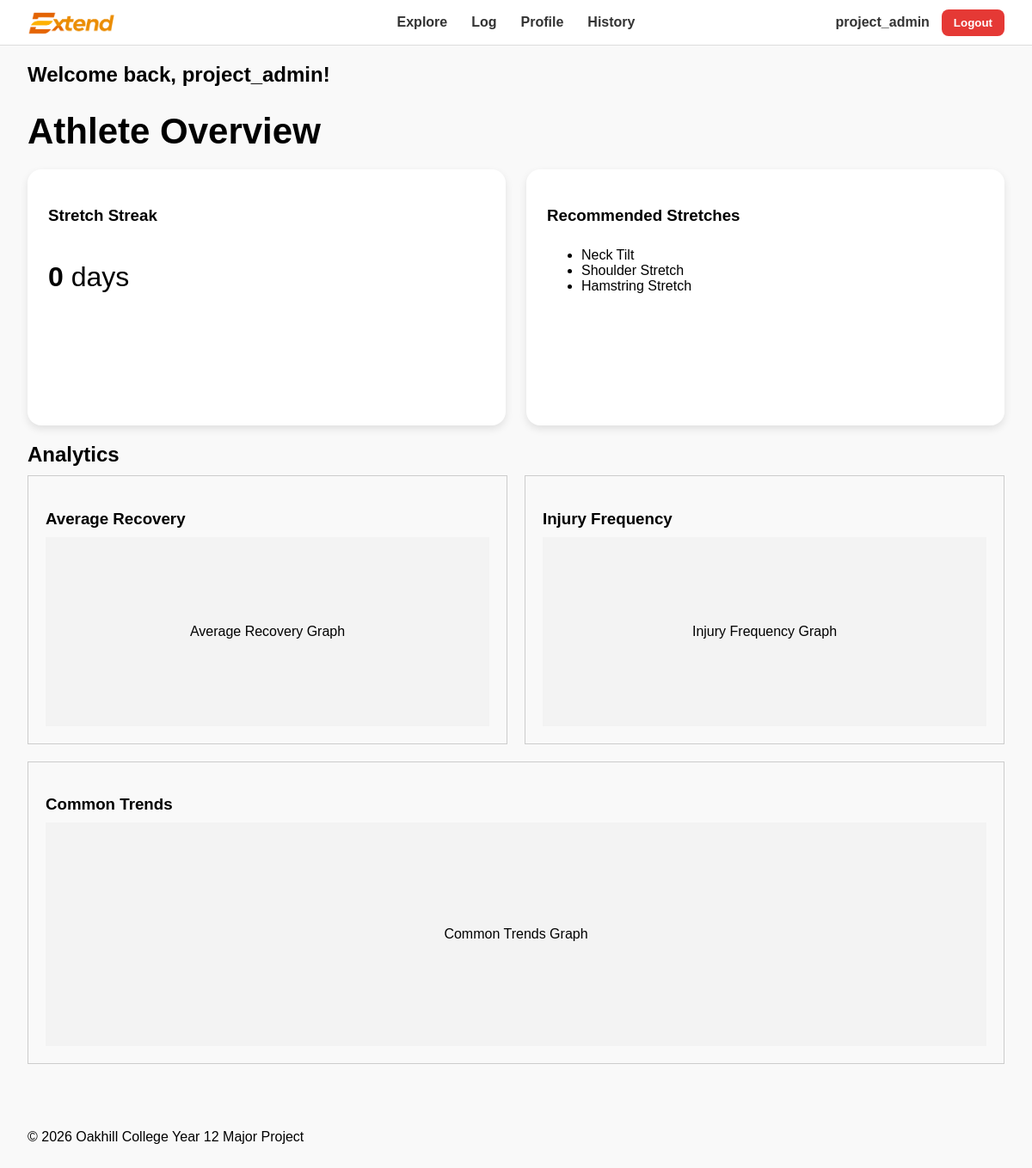
Screenshot of /my_app/ (signed in) with the database file from the repository.
### my_app/models.py (models this page shows, shortened)
class Stretch(models.Model):
    name = models.CharField(max_length=150)
    stretch_type = models.CharField(max_length=100)
    description = models.TextField()
    cover_image_url = models.URLField(blank=True)
    difficulty_level = models.CharField(max_length=50)

### my_app/views.py (the view)
# urls.py: path("", views.dashboard, name="dashboard"),
@login_required
def dashboard(request):
    latest_injury = Injury.objects.filter(user=request.user).order_by("-created_at").first()
    saved_count = SavedStretch.objects.filter(user=request.user).count()
    injury_count = Injury.objects.filter(user=request.user).count()
    recommended_stretches = Stretch.objects.all()[:3]
    stretch_streak = 0
    return render(request, "my_app/dashboard.html", {
        "latest_injury": latest_injury,
        "saved_count": saved_count,
        "injury_count": injury_count,
        "recommended_stretches": recommended_stretches,
        "stretch_streak": stretch_streak,
    })

### my_app/templates/my_app/dashboard.html (shortened to what this page needs)
{% extends "my_app/base.html" %}
{% block content %}
<h2>Welcome back, {{ request.user.username }}!</h2>
<h1 style="font-size: 42px;">Athlete Overview</h1>
<div class="dashboard-grid">
    <section class="dashboard-card">
        <h3>Stretch Streak</h3>
        <p style="font-size:32px;">
            <strong>{{ stretch_streak }}</strong> days
        </p>
    </section>
    <section class="dashboard-card">
        <h3>Recommended Stretches</h3>
        {% if recommended_stretches %}
            <ul>
                {% for stretch in recommended_stretches %}
                    <li>{{ stretch.name }}</li>
                {% endfor %}
            </ul>
        {% else %}
            <p>No recommendations yet.</p>
        {% endif %}
    </section>
</div>
<h2>Analytics</h2>
<div style="display:flex; gap:20px; margin-bottom:20px;">
    <div style="border:1px solid #ccc; padding:20px; flex:1;">
        <h3>Average Recovery</h3>
        <div style="height:220px; display:flex; align-items:center; justify-content:center; background:#f3f3f3;">
            Average Recovery Graph
        </div>
    </div>
    <div style="border:1px solid #ccc; padding:20px; flex:1;">
        <h3>Injury Frequency</h3>
        <div style="height:220px; display:flex; align-items:center; justify-content:center; background:#f3f3f3;">
            Injury Frequency Graph
        </div>
    </div>
</div>
<div style="border:1px solid #ccc; padding:20px;">
    <h3>Common Trends</h3>
    <div style="height:260px; display:flex; align-items:center; justify-content:center; background:#f3f3f3;">
        Common Trends Graph
    </div>
</div>
{% endblock %}

### my_app/templates/my_app/base.html (shortened to what this page needs)
{% load static %}
<!DOCTYPE html>
<html lang="en">
<head>
    <link rel="stylesheet" href="{% static 'my_app/styles.css' %}">
</head>
<body>
<header>
    {% if request.user.is_authenticated %}
  <div class="navbar">
    <div class="nav-left">
        <a href="{% url 'my_app:dashboard' %}" class="logo-link">
            <img src="{% static 'my_app/logo.png' %}"
                 alt="Xtend Logo"
                 class="navbar-logo">
        </a>
    </div>
    <div class="nav-center">
        <a href="{% url 'my_app:explore' %}">Explore</a>
        <a href="{% url 'my_app:injury_form' %}">Log</a>
        <a href="{% url 'my_app:profile' %}">Profile</a>
        <a href="{% url 'my_app:injury_history' %}">History</a>
    </div>
    <div class="user-info">
        <span>{{ request.user.username }}</span>
        <form action="{% url 'users:logout' %}" method="post">
            <button type="submit">Logout</button>
        </form>
    </div>
</div>
    {% endif %}
</header>
<div class="page-container">
    <main>
        {% block content %}
        {% endblock %}
    </main>
</div>
<footer>
    <p>&copy; 2026 Oakhill College Year 12 Major Project</p>
</footer>
</body>
</html>

### my_app/static/my_app/styles.css (style rules this page uses)
body { font-family: Arial, sans-serif; margin: 0; background: #f9f9f9; }
h1, h2, h3 { margin-bottom: 10px; }
a { text-decoration: none; }
footer { padding: 20px 32px; }
.navbar { display: grid; grid-template-columns: 1fr auto 1fr; align-items: center; height: 52px; padding: 0 32px; background: white; border-bottom: 1px solid #ddd; }
.nav-left { display: flex; align-items: center; height: 100%; }
.logo-link { display: flex; align-items: center; height: 100%; }
.navbar-logo { height: 52px; width: auto; object-fit: contain; display: block; }
.nav-center { grid-column: 2; display: flex; gap: 28px; align-items: center; justify-content: center; }
.nav-center a { text-decoration: none; color: #333; font-weight: 600; transition: 0.2s; }
.user-info { grid-column: 3; display: flex; justify-content: flex-end; align-items: center; gap: 14px; }
.user-info span { font-weight: 600; color: #333; }
.user-info button { background: #e53935; color: white; border: none; padding: 8px 14px; border-radius: 8px; cursor: pointer; font-weight: 600; }
.dashboard-grid { display: grid; grid-template-columns: 1fr 1fr; gap: 24px; margin-top: 20px; }
.dashboard-card { background: white; border-radius: 16px; padding: 24px; box-shadow: 0 4px 10px rgba(0,0,0,0.1); height: 250px; display: flex; flex-direction: column; justify-content: flex-start; overflow-y: auto; }
.page-container { max-width: 1400px; margin: 0 auto; padding: 0 32px 40px; }
button { cursor: pointer; }

### rows the page displays
Stretch: name "Neck Tilt"
Stretch: name "Shoulder Stretch"
Stretch: name "Hamstring Stretch"

### other values shown
{{ request.user.username }} "project_admin"
{{ stretch_streak }} "0"
